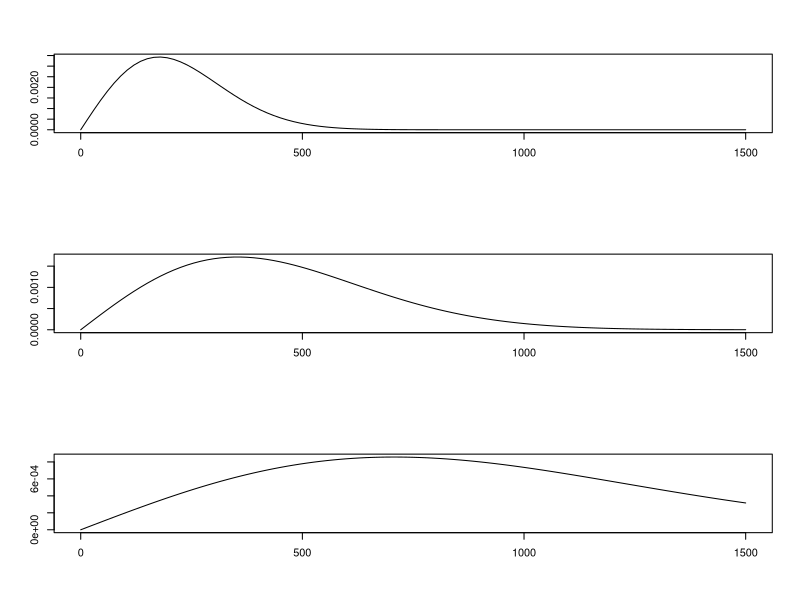
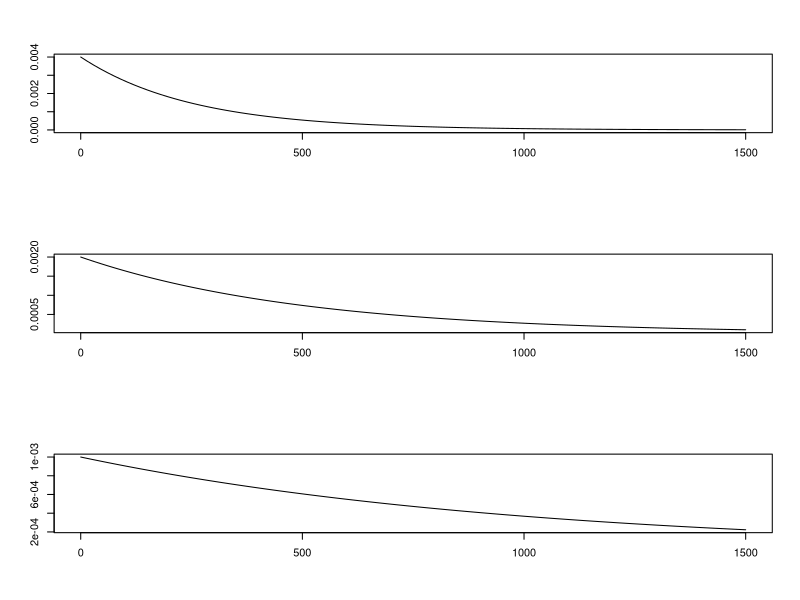
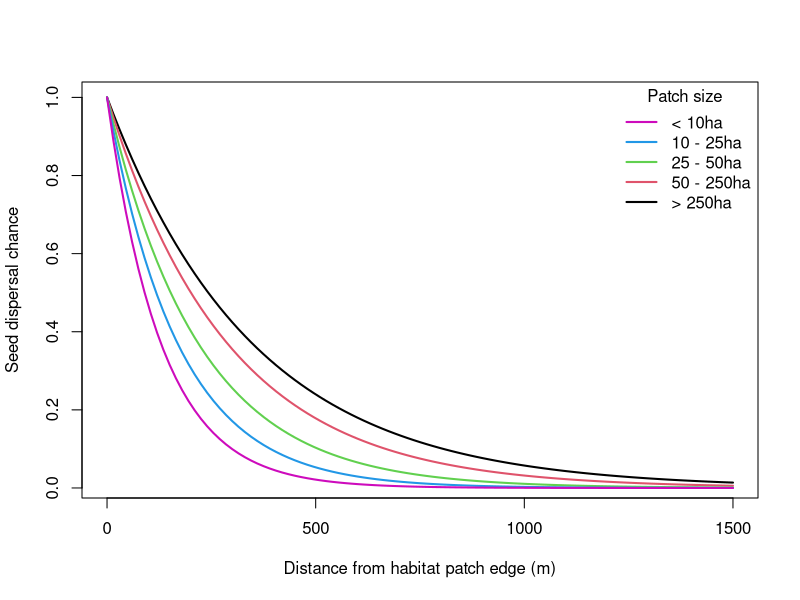
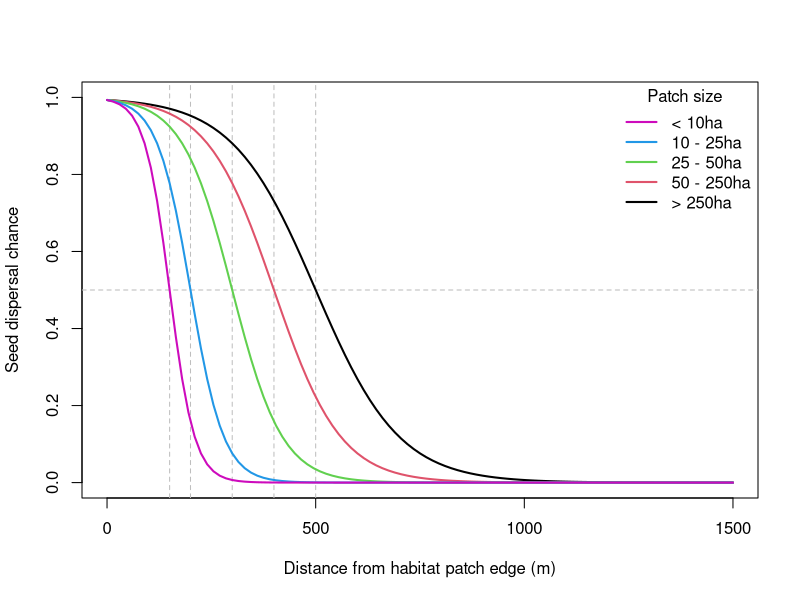

These charts were generated, in order, by the following R code:
###########################################################
#
# Generating and exploring seed rain functions
#  Seed dispersal chance vs distance to fragments
#  which varies with fragment size
#
# Bernardo Niebuhr
# John Ribeiro
# Flavia Pinto
# Milton Ribeiro
#
# Dec. 2016
###########################################################

##############################
# Testing Weibull and exponential curves

par(mfrow=c(3,1))
curve(dweibull(x, shape=2, scale = 250), 0, 1500, xlab = "", ylab = "")
curve(dweibull(x, shape=2, scale = 500), 0, 1500, xlab = "", ylab = "")
curve(dweibull(x, shape=2, scale = 1000), 0, 1500, xlab = "", ylab = "")

curve(dweibull(x, shape=1, scale = 250), 0, 1500, xlab = "", ylab = "")
curve(dweibull(x, shape=1, scale = 500), 0, 1500, xlab = "", ylab = "")
curve(dweibull(x, shape=1, scale = 1000), 0, 1500, xlab = "", ylab = "")
par(mfrow=c(1,1))

# fragments > 250ha
# limit distance = 1000m
350*dweibull(1000, shape=1, scale = 350)
curve(350*dweibull(x, shape=1, scale = 350),0, 1500, col = 1, lwd = 2, lty = 1, 
      #ylab = "Chance de deposição de sementes", xlab = "Distâcia da borda do fragmento (m)")
      ylab = "Seed dispersal chance", xlab = "Distance from habitat patch edge (m)")
# equals to:
#curve(350*dexp(x, rate = 1/350), add=T, col = 2, lty = 2, lwd = 2)

# fragments 50 - 250ha
# limit distance = 850m
200*dweibull(750, shape=1, scale = 290)
290*dweibull(850, shape=1, scale = 290)
curve(290*dweibull(x, shape=1, scale = 290), 0, 1500, add=T, lty = 1, col = 2, lwd = 2)

# fragmentos 25 - 50ha
# limit distance 650m
120*dweibull(500, shape=1, scale = 220)
220*dweibull(650, shape=1, scale = 220)
curve(220*dweibull(x, shape=1, scale = 220), 0, 1500, add=T, lty = 1, col = 3, lwd = 2)

# fragments 10 - 25ha
# limit distance 500m
70*dweibull(350, shape=1, scale = 170)
170*dweibull(500, shape=1, scale = 170)
curve(170*dweibull(x, shape=1, scale = 170), 0, 1500, add=T, lty = 1, col = 4, lwd = 2)

# fragments < 10ha
# limit distance 350m
30*dweibull(200, shape=1, scale = 130)
130*dweibull(350, shape=1, scale = 130)
curve(130*dweibull(x, shape=1, scale = 130), 0, 1500, add=T, lty = 1, col = 6, lwd = 2)

legend("topright", legend = c("< 10ha", "10 - 25ha", "25 - 50ha", "50 - 250ha", "> 250ha"), col = c(6, 4, 3, 2, 1),
      # lwd = 2, title = "Tamanho do fragmento", bty = "n")
      lwd = 2, title = "Patch size", bty = "n")

##############################
# Testing Logistic curves

# Logistic function has three parameters:
# K: the maximum value of the curve, here when x = 0 (for the seed dispersal model, it should be always = 1)
# r: the rate of decrease as x increases (steepness of the curve)
# a: the x value at the sigmoid mid-point (when the function value is K/2)
logistic <- function(x, K, r, a)
{
  K/(1 + exp(r*(x - a)))
}

plot(0, 0, type = 'n', xlim = c(0, 1500), ylim = c(0,1), 
     ylab = "Seed dispersal chance", xlab = "Distance from habitat patch edge (m)")

abline(h = 0.5, lty=2, col = "grey")
abline(v = c(150, 200, 300, 400, 500), lty=2, col = "grey")

curve(logistic(x, 1, 1/100, 500), from = 0, to = 1500, ylim = c(0,1), add = T, lwd = 2)
curve(logistic(x, 1, 1/80, 400), from = 0, to = 1500, ylim = c(0,1), add=T, col = 2, lwd = 2)
curve(logistic(x, 1, 1/60, 300), from = 0, to = 1500, ylim = c(0,1), add=T, col = 3, lwd = 2)
curve(logistic(x, 1, 1/40, 200), from = 0, to = 1500, ylim = c(0,1), add=T, col = 4, lwd = 2)
curve(logistic(x, 1, 1/30, 150), from = 0, to = 1500, ylim = c(0,1), add=T, col = 6, lwd = 2)

legend("topright", legend = c("< 10ha", "10 - 25ha", "25 - 50ha", "50 - 250ha", "> 250ha"), col = c(6, 4, 3, 2, 1),
       #lwd = 2, title = "Tamanho do fragmento", bty = "n")
       lwd = 2, title = "Patch size", bty = "n")
